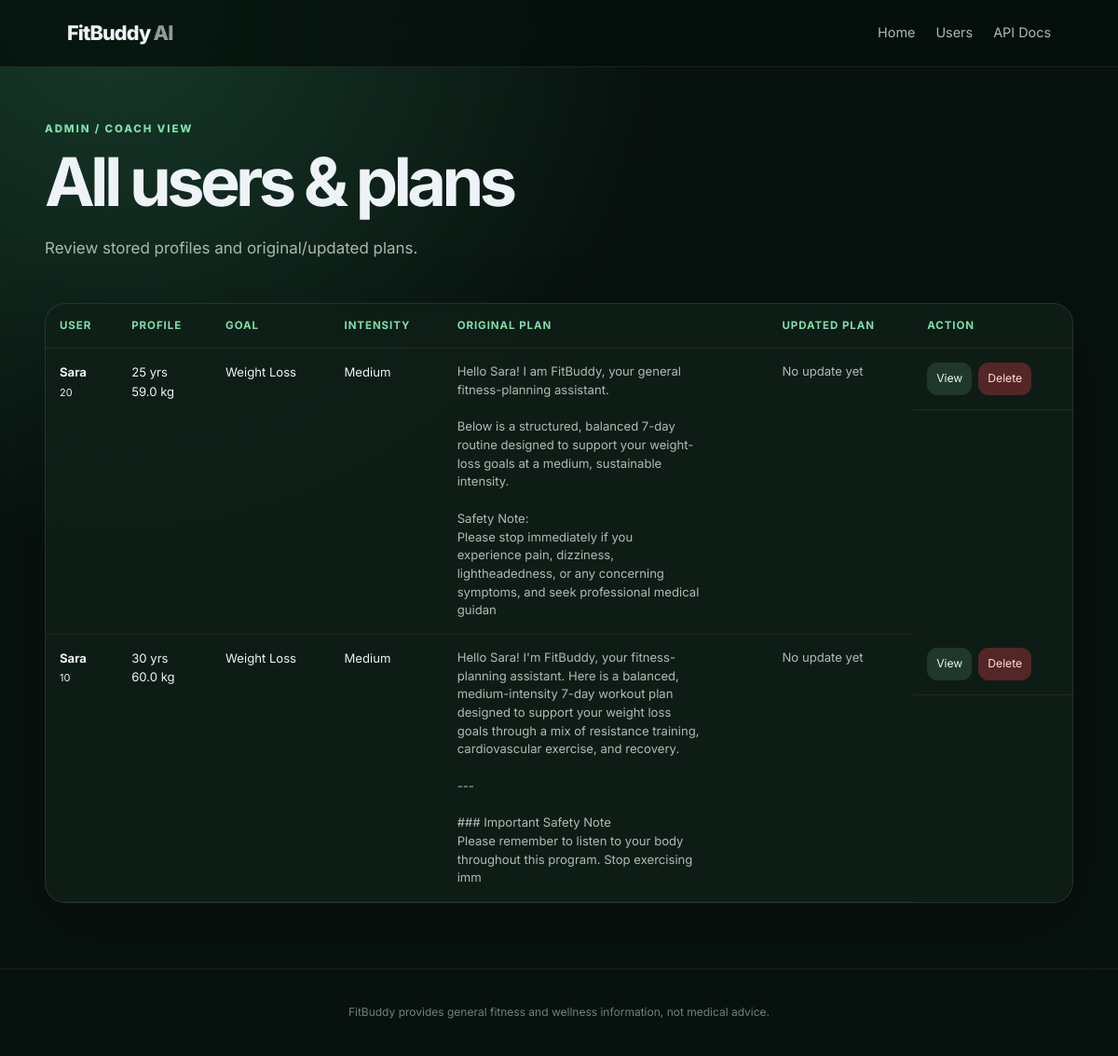
Screenshot of /view-all-users with the database file from the repository.
### app/database.py (models this page shows)
class Base(DeclarativeBase):
    pass

class User(Base):
    __tablename__ = "users"
    id: Mapped[int] = mapped_column(Integer, primary_key=True, index=True)
    user_id: Mapped[str] = mapped_column(String(80), unique=True, index=True)
    username: Mapped[str] = mapped_column(String(120))
    age: Mapped[int] = mapped_column(Integer)
    weight: Mapped[float] = mapped_column(Float)
    goal: Mapped[str] = mapped_column(String(80))
    intensity: Mapped[str] = mapped_column(String(20))
    created_at: Mapped[datetime] = mapped_column(
        DateTime(timezone=True),
        default=lambda: datetime.now(timezone.utc),
    )

class Plan(Base):
    __tablename__ = "plans"
    id: Mapped[int] = mapped_column(Integer, primary_key=True, index=True)
    user_id: Mapped[str] = mapped_column(String(80), index=True)
    original_plan: Mapped[str] = mapped_column(Text)
    updated_plan: Mapped[Optional[str]] = mapped_column(Text, nullable=True)
    nutrition_tip: Mapped[str] = mapped_column(Text)
    feedback: Mapped[Optional[str]] = mapped_column(Text, nullable=True)
    created_at: Mapped[datetime] = mapped_column(
        DateTime(timezone=True),
        default=lambda: datetime.now(timezone.utc),
    )
    updated_at: Mapped[datetime] = mapped_column(
        DateTime(timezone=True),
        default=lambda: datetime.now(timezone.utc),
        onupdate=lambda: datetime.now(timezone.utc),
    )

### app/routes.py (the view)
@router.get("/view-all-users", response_class=HTMLResponse)
def view_all_users(request: Request, db: Session = Depends(get_db)):
    users = get_all_users(db)
    plan_map = get_user_plan_map(db)
    return templates.TemplateResponse(
        request=request,
        name="all_users.html",
        context={
            "title": "FitBuddy | All Users",
            "users": users,
            "plan_map": plan_map,
        },
    )

### app/templates/all_users.html
{% extends "base.html" %}
{% block content %}
<section class="result-header">
  <div>
    <p class="eyebrow">ADMIN / COACH VIEW</p>
    <h1>All users & plans</h1>
    <p class="lead">Review stored profiles and original/updated plans.</p>
  </div>
</section>
{% if not users %}
<div class="card empty">No users yet. Generate a plan from the home page.</div>
{% else %}
<div class="table-wrap card">
<table>
  <thead>
    <tr>
      <th>User</th>
      <th>Profile</th>
      <th>Goal</th>
      <th>Intensity</th>
      <th>Original plan</th>
      <th>Updated plan</th>
      <th>Action</th>
    </tr>
  </thead>
  <tbody>
  {% for user in users %}
    {% set plan = plan_map.get(user.user_id) %}
    <tr>
      <td><strong>{{ user.username }}</strong><br><small>{{ user.user_id }}</small></td>
      <td>{{ user.age }} yrs<br>{{ user.weight }} kg</td>
      <td>{{ user.goal|title }}</td>
      <td>{{ user.intensity|title }}</td>
      <td><div class="plan-preview">{{ plan.original_plan[:350] if plan else "—" }}</div></td>
      <td><div class="plan-preview">{{ plan.updated_plan[:350] if plan and plan.updated_plan else "No update yet" }}</div></td>
      <td class="actions">
        <a class="btn small" href="/result/{{ user.user_id }}">View</a>
        <form action="/delete-user/{{ user.user_id }}" method="post" onsubmit="return confirm('Delete this user and all stored plans?')">
          <button class="btn small danger" type="submit">Delete</button>
        </form>
      </td>
    </tr>
  {% endfor %}
  </tbody>
</table>
</div>
{% endif %}
{% endblock %}

### app/templates/base.html (shortened to what this page needs)
<!doctype html>
<html lang="en">
<head>
  <link rel="stylesheet" href="{{ url_for('static', path='css/style.css') }}">
</head>
<body>
  <header class="topbar">
    <a class="brand" href="/">FitBuddy<span>AI</span></a>
    <nav>
      <a href="/">Home</a>
      <a href="/view-all-users">Users</a>
      <a href="/docs">API Docs</a>
    </nav>
  </header>
  <main class="page-shell">
    {% block content %}{% endblock %}
  </main>
  <footer class="footer">
    <p>FitBuddy provides general fitness and wellness information, not medical advice.</p>
  </footer>
</body>
</html>

### app/static/css/style.css (style rules this page uses)
* { box-sizing:border-box }
:root { font-family:Inter,system-ui,-apple-system,BlinkMacSystemFont,"Segoe UI",sans-serif;color:#eef3f7;background:#07110d;line-height:1.55 }
body { margin:0;min-height:100vh;background:radial-gradient(circle at 10% 0%,#173a2a 0,#07110d 38%),#07110d }
a { color:inherit;text-decoration:none }
.topbar { height:72px;padding:0 6%;display:flex;align-items:center;justify-content:space-between;border-bottom:1px solid rgba(255,255,255,.08);background:rgba(5,15,11,.78);backdrop-filter:blur(14px);position:sticky;top:0;z-index:10 }
.brand { font-size:1.35rem;font-weight:800;letter-spacing:-.04em }
.brand span { opacity:.6;margin-left:3px }
nav { display:flex;gap:22px;font-size:.9rem;color:#aebbb4 }
.page-shell { width:min(1180px,92%);margin:0 auto;padding:58px 0 70px }
.eyebrow { font-size:.72rem;letter-spacing:.16em;font-weight:800;color:#7fe0aa;margin:0 0 10px }
h1 { font-size:clamp(2.5rem,6vw,5rem);line-height:1.02;letter-spacing:-.065em;margin:0 0 22px }
.lead { color:#aab8b1;font-size:1.06rem;max-width:650px }
.card { background:rgba(16,31,24,.84);border:1px solid rgba(255,255,255,.09);border-radius:22px;box-shadow:0 20px 70px rgba(0,0,0,.22) }
form { display:grid;gap:17px }
.btn { display:inline-flex;justify-content:center;align-items:center;border:0;border-radius:11px;padding:11px 15px;background:#20382b;color:#e9f5ef;font-weight:700;cursor:pointer;font:inherit;gap:7px }
.btn.small { font-size:.76rem;padding:8px 10px }
.btn.danger { background:#542626;color:#ffdada }
.result-header { display:flex;justify-content:space-between;align-items:end;gap:20px;margin-bottom:28px }
.table-wrap { overflow:auto;padding:0 }
table { width:100%;border-collapse:collapse;min-width:1050px }
th,td { text-align:left;vertical-align:top;padding:15px;border-bottom:1px solid rgba(255,255,255,.07);font-size:.82rem }
th { color:#7fe0aa;font-size:.72rem;text-transform:uppercase;letter-spacing:.08em }
.plan-preview { max-width:260px;white-space:pre-wrap;color:#aebcb5;line-height:1.5 }
.actions { display:flex;gap:7px;flex-wrap:wrap }
.footer { border-top:1px solid rgba(255,255,255,.07);padding:25px 5%;text-align:center;color:#718079;font-size:.75rem }

### rows the page displays
User: username "Sara", user_id "20", age "25", weight "59.0", goal "Weight Loss", intensity "Medium"
Plan: original_plan "Hello Sara! I am FitBuddy, your general fitness-planning assistant. Below is a structured, balanced 7-day routine designed to support your weight-loss goals at a medium, sustainable intensity. Safety Note: Please stop immediately if you experience pain, dizziness, lightheadedness, or any concerning symptoms, and seek professional medical guidan", updated_plan "No update yet"
User: username "Sara", user_id "10", age "30", weight "60.0", goal "Weight Loss", intensity "Medium"
Plan: original_plan "Hello Sara! I'm FitBuddy, your fitness-planning assistant. Here is a balanced, medium-intensity 7-day workout plan designed to support your weight loss goals through a mix of resistance training, cardiovascular exercise, and recovery. --- ### Important Safety Note Please remember to listen to your body throughout this program. Stop exercising imm", updated_plan "No update yet"
